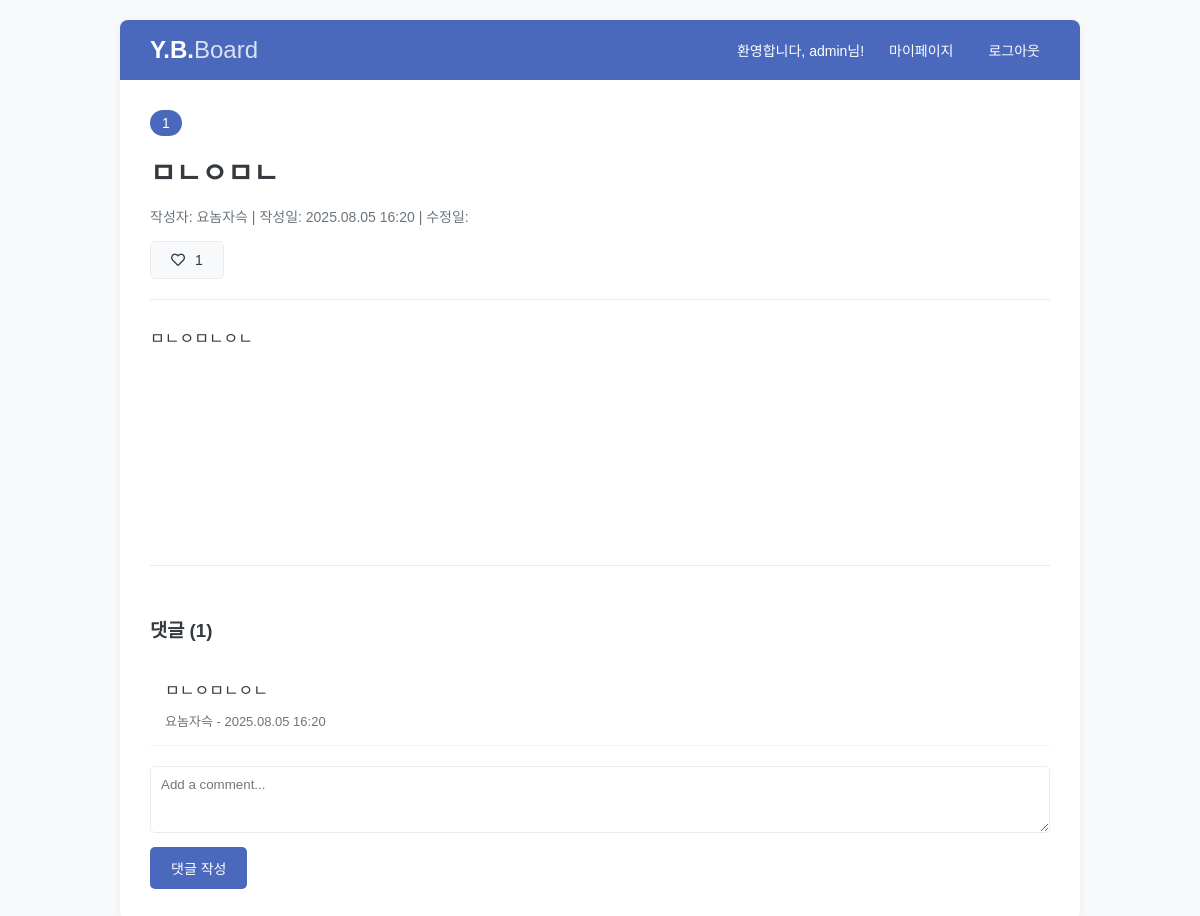
Screenshot of /board/post/8/ (signed in) with the database file from the repository.
### dashboard/models.py (models this page shows, shortened)
class Post(models.Model):
    author = models.ForeignKey(User, on_delete=models.CASCADE, related_name='posts')
    category = models.ForeignKey(Category, on_delete=models.SET_NULL, null=True, blank=True, related_name='posts')
    title = models.CharField(max_length=200)
    content = models.TextField()
    created_at = models.DateTimeField(auto_now_add=True)

class Category(models.Model):
    name = models.CharField(max_length=100, unique=True)

class Comment(models.Model):
    post = models.ForeignKey(Post, on_delete=models.CASCADE, related_name='comments')
    author = models.ForeignKey(User, on_delete=models.CASCADE, related_name='comments')
    content = models.TextField()
    created_at = models.DateTimeField(auto_now_add=True)

### dashboard/views.py (the view)
# urls.py: path('board/post/<int:pk>/', views.post_detail_view, name='post_detail'),
@login_required
def post_detail_view(request, pk):
    post = get_object_or_404(Post.objects.select_related('author', 'category'), pk=pk)
    comments = post.comments.select_related('author').order_by('created_at')
    if request.method == 'POST':
        comment_form = CommentForm(request.POST)
        if comment_form.is_valid():
            new_comment = comment_form.save(commit=False)
            new_comment.post = post
            new_comment.author = request.user
            new_comment.save()
            messages.success(request, '댓글이 성공적으로 작성되었습니다.')
            return redirect('dashboard:post_detail', pk=post.pk)
    else:
        comment_form = CommentForm()
    like_count = post.likes.count()
    user_has_liked = False
    if request.user.is_authenticated:
        user_has_liked = post.likes.filter(user=request.user).exists()
    context = {
        'post': post,
        'comments': comments,
        'comment_form': comment_form,
        'like_count': like_count,
        'user_has_liked': user_has_liked,
    }
    return render(request, 'dashboard/post_detail.html', context)

### dashboard/forms.py
class CommentForm(forms.ModelForm):
    class Meta:
        model = Comment
        fields = ['content']
        widgets = {
            'content': forms.Textarea(attrs={
                'rows': 3,
                'placeholder': _("Add a comment...")
            }),
        }
    def __init__(self, *args, **kwargs):
        super().__init__(*args, **kwargs)
        self.fields['content'].label = "" # No label for the comment box

### dashboard/templates/dashboard/post_detail.html (shortened to what this page needs)
{% extends "dashboard/board_base.html" %}
{% load i18n %}
{% block content %}
<div class="post-detail">
    <div class="post-header">
        <span class="post-category">{{ post.category.name }}</span>
        <h1>{{ post.title }}</h1>
        <div class="post-meta">
            <span>작성자: {{ post.author.username }}</span> |
            <span>작성일: {{ post.created_at|date:"Y.m.d H:i" }}</span>
            {% if post.created_at != post.updated_at %}
                | <span>수정일: {{ post.updated_at|date:"Y.m.d H:i" }}</span>
            {% endif %}
        </div>
        <div class="post-actions">
            {% if user.is_authenticated %}
            <button id="like-btn" class="btn btn-like {% if user_has_liked %}liked{% endif %}" data-post-id="{{ post.pk }}">
                <i class="{% if user_has_liked %}fas{% else %}far{% endif %} fa-heart"></i>
                <span class="like-count">{{ like_count }}</span>
            </button>
            {% endif %}
        </div>
    </div>
    <div class="post-content">
        {{ post.content|linebreaksbr }}
    </div>
</div>
<div class="comments-section">
    <h3>댓글 ({{ comments.count }})</h3>
    <div class="comment-list">
        {% for comment in comments %}
        <div class="comment-item">
            <p class="comment-content">{{ comment.content|linebreaksbr }}</p>
            <div class="comment-meta">
                <span>{{ comment.author.username }}</span> -
                <span>{{ comment.created_at|date:"Y.m.d H:i" }}</span>
            </div>
        </div>
        {% empty %}
        <p>아직 댓글이 없습니다.</p>
        {% endfor %}
    </div>
    <form method="post" class="comment-form">
        {{ comment_form.content }}
        <button type="submit" class="btn btn-primary">댓글 작성</button>
    </form>
</div>
{% endblock %}

### dashboard/templates/dashboard/board_base.html (shortened to what this page needs)
{% load i18n static %}
<!DOCTYPE html>
<html lang="ko">
<head>
    <link rel="stylesheet" href="{% static 'css/board.css' %}">
    <link rel="stylesheet" href="https://cdnjs.cloudflare.com/ajax/libs/font-awesome/5.15.4/css/all.min.css">
</head>
<body>
    <div class="board-container">
        <header class="board-header">
            <a href="{% url 'dashboard:post_list' %}" class="logo">Y.B.<span>Board</span></a>
            <nav class="user-nav">
                <span>환영합니다, {{ user.username }}님!</span>
                <a href="{% url 'dashboard:user_home' %}">마이페이지</a>
                <a href="#" onclick="event.preventDefault(); document.getElementById('logout-form').submit();">로그아웃</a>
            </nav>
        </header>
        <main class="board-content">
            {% block content %}{% endblock %}
        </main>
    </div>
</body>
</html>

### dashboard/static/css/board.css (style rules this page uses)
:root { --primary-color: #4a69bd; --primary-hover-color: #5d82df; --secondary-color: #6c757d; --secondary-hover-color: #5a6268; --background-color: #f8f9fa; --container-bg-color: #ffffff; --text-color: #343a40; --meta-text-color: #6c757d; --border-color: #e9ecef; --box-shadow: 0 2px 8px rgba(0, 0, 0, 0.06); --success-bg: #d4edda; --success-text: #155724; --success-border: #c3e6cb; --like-color: #e74c3c; --like-bg-color: #fce8e6; }
body { font-family: 'Noto Sans KR', sans-serif; background-color: var(--background-color); color: var(--text-color); margin: 0; padding: 20px; }
.board-container { max-width: 960px; margin: 0 auto; background-color: var(--container-bg-color); border-radius: 8px; box-shadow: var(--box-shadow); overflow: hidden; }
.board-header { display: flex; justify-content: space-between; align-items: center; padding: 15px 30px; background-color: var(--primary-color); color: white; }
.board-header .logo { font-size: 24px; font-weight: 700; color: white; text-decoration: none; }
.board-header .logo span { font-weight: 400; opacity: 0.8; }
.user-nav { display: flex; align-items: center; gap: 15px; }
.user-nav span { font-size: 14px; }
.user-nav a { color: white; text-decoration: none; font-size: 14px; padding: 5px 10px; border-radius: 4px; transition: background-color 0.2s; }
.board-content { padding: 30px; }
.btn { display: inline-block; padding: 10px 20px; border-radius: 5px; text-decoration: none; font-weight: 500; font-size: 14px; cursor: pointer; border: 1px solid transparent; transition: all 0.2s; }
.btn-primary { background-color: var(--primary-color); color: white; }
.btn-like { background-color: #f8f9fa; color: var(--text-color); border: 1px solid var(--border-color); }
.post-detail .post-header { padding-bottom: 20px; margin-bottom: 25px; border-bottom: 1px solid var(--border-color); }
.post-detail .post-category { display: inline-block; background-color: var(--primary-color); color: white; padding: 5px 12px; border-radius: 15px; font-size: 14px; margin-bottom: 15px; }
.post-detail h1 { font-size: 28px; margin: 0 0 15px; }
.post-detail .post-meta { font-size: 14px; color: var(--meta-text-color); }
.post-detail .post-actions { margin-top: 15px; display: flex; gap: 10px; }
.btn-like i { margin-right: 6px; }
.btn-like .like-count { font-weight: 500; }
.post-content { font-size: 16px; line-height: 1.8; min-height: 200px; }
.comments-section { margin-top: 40px; padding-top: 30px; border-top: 1px solid var(--border-color); }
.comments-section h3 { margin-bottom: 20px; }
.comment-list .comment-item { padding: 15px; border-bottom: 1px solid #f1f3f5; }
.comment-item .comment-content { margin: 0 0 10px; }
.comment-item .comment-meta { font-size: 13px; color: var(--meta-text-color); }
.comment-form { margin-top: 20px; }
.comment-form textarea { width: 100%; padding: 10px; border: 1px solid var(--border-color); border-radius: 5px; margin-bottom: 10px; font-family: 'Noto Sans KR', sans-serif; resize: vertical; box-sizing: border-box; }

### rows the page displays
Post: category.name "1", title "ㅁㄴㅇㅁㄴ", author.username "요놈자슥", created_at "2025.08.05 16:20", content "ㅁㄴㅇㅁㄴㅇㄴ"
Comment: content "ㅁㄴㅇㅁㄴㅇㄴ", author.username "요놈자슥", created_at "2025.08.05 16:20"

### other values shown
{{ user.username }} "admin"
{{ like_count }} "1"
{{ comments.count }} "1"
